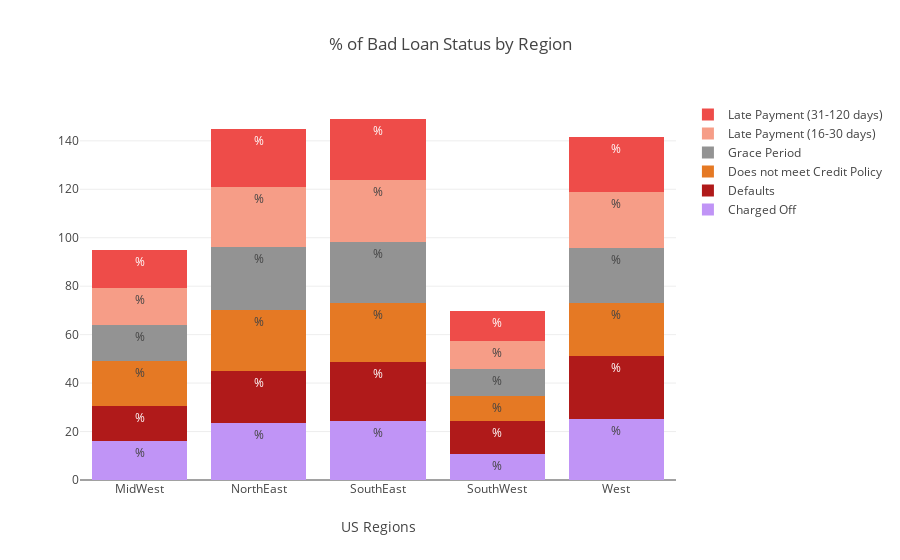

Notebook source saved alongside this figure:
### Code cell
charged_off = loan_status_cross['Charged Off'].values.tolist()
default = loan_status_cross['Default'].values.tolist()
not_meet_credit = loan_status_cross['Does not meet the credit policy. Status:Charged Off'].values.tolist()
grace_period = loan_status_cross['In Grace Period'].values.tolist()
short_pay = loan_status_cross['Late (16-30 days)'] .values.tolist()
long_pay = loan_status_cross['Late (31-120 days)'].values.tolist()



charged = go.Bar(
    x=['MidWest', 'NorthEast', 'SouthEast', 'SouthWest', 'West'],
    y= charged_off,
    name='Charged Off',
    marker=dict(
        color='rgb(192, 148, 246)'
    ),
    text = '%'
)

defaults = go.Bar(
    x=['MidWest', 'NorthEast', 'SouthEast', 'SouthWest', 'West'],
    y=default,
    name='Defaults',
    marker=dict(
        color='rgb(176, 26, 26)'
    ),
    text = '%'
)

credit_policy = go.Bar(
    x=['MidWest', 'NorthEast', 'SouthEast', 'SouthWest', 'West'],
    y= not_meet_credit,
    name='Does not meet Credit Policy',
    marker = dict(
        color='rgb(229, 121, 36)'
    ),
    text = '%'
)

grace = go.Bar(
    x=['MidWest', 'NorthEast', 'SouthEast', 'SouthWest', 'West'],
    y= grace_period,
    name='Grace Period',
    marker = dict(
        color='rgb(147, 147, 147)'
    ),
    text = '%'
)

short_pays = go.Bar(
    x=['MidWest', 'NorthEast', 'SouthEast', 'SouthWest', 'West'],
    y= short_pay,
    name='Late Payment (16-30 days)', 
    marker = dict(
        color='rgb(246, 157, 135)'
    ),
    text = '%'
)

long_pays = go.Bar(
    x=['MidWest', 'NorthEast', 'SouthEast', 'SouthWest', 'West'],
    y= long_pay,
    name='Late Payment (31-120 days)',
    marker = dict(
        color = 'rgb(238, 76, 73)'
        ),
    text = '%'
)




data = [charged, defaults, credit_policy, grace, short_pays, long_pays]
layout = go.Layout(
    barmode='stack',
    title = '% of Bad Loan Status by Region',
    xaxis=dict(title='US Regions')
)

fig = go.Figure(data=data, layout=layout)
iplot(fig, filename='stacked-bar')

### Figure 1 — Plotly figure (JSON) as saved in the notebook; plotly's stock layout.template omitted (floating-point values rounded to 4 significant figures)
{"data": [{"marker": {"color": "rgb(192, 148, 246)"}, "name": "Charged Off", "text": "%", "type": "bar", "uid": "b5a73ca2-9349-497e-a17f-a195c662d66d", "x": ["MidWest", "NorthEast", "SouthEast", "SouthWest", "West"], "y": [16.27, 23.58, 24.52, 10.55, 25.08]}, {"marker": {"color": "rgb(176, 26, 26)"}, "name": "Defaults", "text": "%", "type": "bar", "uid": "851a8798-4455-4ad0-9fcf-04d4d1e38883", "x": ["MidWest", "NorthEast", "SouthEast", "SouthWest", "West"], "y": [14.36, 21.58, 24.36, 13.62, 26.09]}, {"marker": {"color": "rgb(229, 121, 36)"}, "name": "Does not meet Credit Policy", "text": "%", "type": "bar", "uid": "78754255-e37b-42c9-aef0-946d45484940", "x": ["MidWest", "NorthEast", "SouthEast", "SouthWest", "West"], "y": [18.66, 24.97, 24.18, 10.38, 21.81]}, {"marker": {"color": "rgb(147, 147, 147)"}, "name": "Grace Period", "text": "%", "type": "bar", "uid": "e8fb3df9-52ad-419a-b31e-48d63ec9c2c9", "x": ["MidWest", "NorthEast", "SouthEast", "SouthWest", "West"], "y": [14.81, 25.99, 25.25, 11.32, 22.63]}, {"marker": {"color": "rgb(246, 157, 135)"}, "name": "Late Payment (16-30 days)", "text": "%", "type": "bar", "uid": "f6557068-4a5a-4a0e-a13d-93c56c017115", "x": ["MidWest", "NorthEast", "SouthEast", "SouthWest", "West"], "y": [15.02, 24.82, 25.46, 11.58, 23.12]}, {"marker": {"color": "rgb(238, 76, 73)"}, "name": "Late Payment (31-120 days)", "text": "%", "type": "bar", "uid": "8bf17b70-fd71-428b-b5a2-ce97b4372eb9", "x": ["MidWest", "NorthEast", "SouthEast", "SouthWest", "West"], "y": [15.7, 24.15, 25.24, 12.14, 22.78]}], "layout": {"barmode": "stack", "title": {"text": "% of Bad Loan Status by Region"}, "xaxis": {"title": {"text": "US Regions"}}}}
